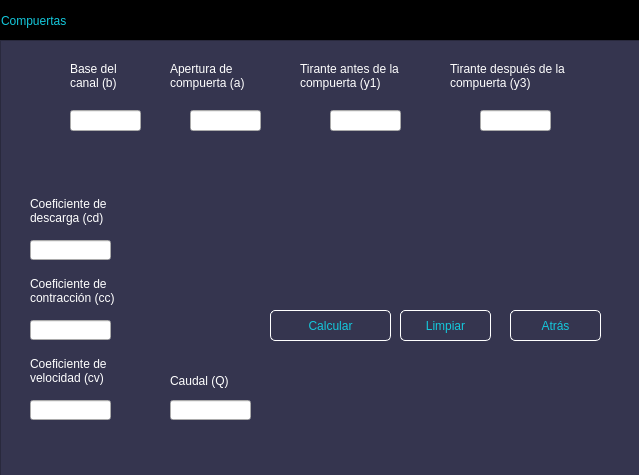
<?xml version="1.0" encoding="UTF-8"?>
<ui version="4.0">
 <class>MainWindow</class>
 <widget class="QMainWindow" name="MainWindow">
  <property name="geometry">
   <rect>
    <x>0</x>
    <y>0</y>
    <width>639</width>
    <height>475</height>
   </rect>
  </property>
  <property name="windowTitle">
   <string>MainWindow</string>
  </property>
  <widget class="QWidget" name="centralwidget">
   <widget class="QFrame" name="frame_superior">
    <property name="geometry">
     <rect>
      <x>0</x>
      <y>0</y>
      <width>641</width>
      <height>42</height>
     </rect>
    </property>
    <property name="styleSheet">
     <string notr="true">QFrame{
background-color:rgb(0, 0, 0);
}

QPushButton{
background-color: #000000ff;
border-radius:20px;
}

QPushButton:hover{
background-color:rgb(53, 53, 79);
border-radius:20px;
}</string>
    </property>
    <property name="frameShape">
     <enum>QFrame::StyledPanel</enum>
    </property>
    <property name="frameShadow">
     <enum>QFrame::Raised</enum>
    </property>
    <layout class="QHBoxLayout" name="horizontalLayout">
     <property name="spacing">
      <number>0</number>
     </property>
     <property name="leftMargin">
      <number>0</number>
     </property>
     <property name="topMargin">
      <number>0</number>
     </property>
     <property name="rightMargin">
      <number>0</number>
     </property>
     <property name="bottomMargin">
      <number>0</number>
     </property>
     <item>
      <widget class="QLabel" name="label">
       <property name="styleSheet">
        <string notr="true">font:87 12pt&quot;Arial Black&quot;;
color:rgb(20,200,220);</string>
       </property>
       <property name="text">
        <string>Compuertas</string>
       </property>
      </widget>
     </item>
     <item>
      <spacer name="horizontalSpacer">
       <property name="orientation">
        <enum>Qt::Horizontal</enum>
       </property>
       <property name="sizeHint" stdset="0">
        <size>
         <width>368</width>
         <height>20</height>
        </size>
       </property>
      </spacer>
     </item>
     <item>
      <widget class="QPushButton" name="bt_minimizar">
       <property name="minimumSize">
        <size>
         <width>40</width>
         <height>40</height>
        </size>
       </property>
       <property name="text">
        <string/>
       </property>
       <property name="icon">
        <iconset>
         <normaloff>Imágenes/minimizar.png</normaloff>Imágenes/minimizar.png</iconset>
       </property>
       <property name="iconSize">
        <size>
         <width>30</width>
         <height>30</height>
        </size>
       </property>
      </widget>
     </item>
     <item>
      <widget class="QPushButton" name="bt_cerrar">
       <property name="minimumSize">
        <size>
         <width>40</width>
         <height>40</height>
        </size>
       </property>
       <property name="text">
        <string/>
       </property>
       <property name="icon">
        <iconset>
         <normaloff>Imágenes/cerrar2.png</normaloff>Imágenes/cerrar2.png</iconset>
       </property>
       <property name="iconSize">
        <size>
         <width>30</width>
         <height>30</height>
        </size>
       </property>
      </widget>
     </item>
    </layout>
   </widget>
   <widget class="QFrame" name="frame">
    <property name="geometry">
     <rect>
      <x>0</x>
      <y>40</y>
      <width>641</width>
      <height>441</height>
     </rect>
    </property>
    <property name="styleSheet">
     <string notr="true">QFrame{
background-color:rgb(53,53,79);
}

QPushButton{
font:87 12pt&quot;Arial Black&quot;;
background-color:#000000ff;
color:rgb(20,200,220);
border-radius:5px;
border:1px solid white;
}


QPushButton:hover{
background-color:black;
}</string>
    </property>
    <property name="frameShape">
     <enum>QFrame::StyledPanel</enum>
    </property>
    <property name="frameShadow">
     <enum>QFrame::Raised</enum>
    </property>
    <widget class="QLabel" name="label_3">
     <property name="geometry">
      <rect>
       <x>70</x>
       <y>10</y>
       <width>71</width>
       <height>51</height>
      </rect>
     </property>
     <property name="styleSheet">
      <string notr="true">font:87 10pt&quot;Arial Black&quot;;
color:rgb(255,255,255);</string>
     </property>
     <property name="text">
      <string>Base del canal (b)</string>
     </property>
     <property name="wordWrap">
      <bool>true</bool>
     </property>
    </widget>
    <widget class="QLabel" name="label_4">
     <property name="geometry">
      <rect>
       <x>170</x>
       <y>10</y>
       <width>111</width>
       <height>51</height>
      </rect>
     </property>
     <property name="styleSheet">
      <string notr="true">font:87 10pt&quot;Arial Black&quot;;
color:rgb(255,255,255);</string>
     </property>
     <property name="text">
      <string>Apertura de compuerta (a)</string>
     </property>
     <property name="wordWrap">
      <bool>true</bool>
     </property>
    </widget>
    <widget class="QLineEdit" name="Base">
     <property name="geometry">
      <rect>
       <x>70</x>
       <y>70</y>
       <width>71</width>
       <height>21</height>
      </rect>
     </property>
    </widget>
    <widget class="QLineEdit" name="Apertura">
     <property name="geometry">
      <rect>
       <x>190</x>
       <y>70</y>
       <width>71</width>
       <height>21</height>
      </rect>
     </property>
    </widget>
    <widget class="QLineEdit" name="Tirantey1">
     <property name="geometry">
      <rect>
       <x>330</x>
       <y>70</y>
       <width>71</width>
       <height>21</height>
      </rect>
     </property>
    </widget>
    <widget class="QLabel" name="label_6">
     <property name="geometry">
      <rect>
       <x>170</x>
       <y>330</y>
       <width>81</width>
       <height>21</height>
      </rect>
     </property>
     <property name="styleSheet">
      <string notr="true">font:87 10pt&quot;Arial Black&quot;;
color:rgb(255,255,255);</string>
     </property>
     <property name="text">
      <string>Caudal (Q)</string>
     </property>
    </widget>
    <widget class="QLineEdit" name="Caudal">
     <property name="geometry">
      <rect>
       <x>170</x>
       <y>360</y>
       <width>81</width>
       <height>20</height>
      </rect>
     </property>
    </widget>
    <widget class="QLineEdit" name="Cd">
     <property name="geometry">
      <rect>
       <x>30</x>
       <y>200</y>
       <width>81</width>
       <height>20</height>
      </rect>
     </property>
    </widget>
    <widget class="QPushButton" name="Calcular">
     <property name="geometry">
      <rect>
       <x>270</x>
       <y>270</y>
       <width>121</width>
       <height>31</height>
      </rect>
     </property>
     <property name="text">
      <string>Calcular</string>
     </property>
    </widget>
    <widget class="QPushButton" name="Limpiar">
     <property name="geometry">
      <rect>
       <x>400</x>
       <y>270</y>
       <width>91</width>
       <height>31</height>
      </rect>
     </property>
     <property name="text">
      <string>Limpiar</string>
     </property>
    </widget>
    <widget class="QPushButton" name="Atras">
     <property name="geometry">
      <rect>
       <x>510</x>
       <y>270</y>
       <width>91</width>
       <height>31</height>
      </rect>
     </property>
     <property name="text">
      <string>Atrás</string>
     </property>
    </widget>
    <widget class="QLabel" name="Imagen">
     <property name="geometry">
      <rect>
       <x>240</x>
       <y>120</y>
       <width>371</width>
       <height>131</height>
      </rect>
     </property>
     <property name="styleSheet">
      <string notr="true">font:87 10pt&quot;Arial Black&quot;;
color:rgb(255,255,255);</string>
     </property>
     <property name="text">
      <string/>
     </property>
     <property name="pixmap">
      <pixmap>Imágenes/Compuerta.png</pixmap>
     </property>
     <property name="scaledContents">
      <bool>true</bool>
     </property>
     <property name="wordWrap">
      <bool>true</bool>
     </property>
    </widget>
    <widget class="QLabel" name="label_5">
     <property name="geometry">
      <rect>
       <x>300</x>
       <y>10</y>
       <width>131</width>
       <height>51</height>
      </rect>
     </property>
     <property name="styleSheet">
      <string notr="true">font:87 10pt&quot;Arial Black&quot;;
color:rgb(255,255,255);</string>
     </property>
     <property name="text">
      <string>Tirante antes de la compuerta (y1)</string>
     </property>
     <property name="wordWrap">
      <bool>true</bool>
     </property>
    </widget>
    <widget class="QLabel" name="label_9">
     <property name="geometry">
      <rect>
       <x>450</x>
       <y>10</y>
       <width>141</width>
       <height>51</height>
      </rect>
     </property>
     <property name="styleSheet">
      <string notr="true">font:87 10pt&quot;Arial Black&quot;;
color:rgb(255,255,255);</string>
     </property>
     <property name="text">
      <string>Tirante después de la compuerta (y3)</string>
     </property>
     <property name="wordWrap">
      <bool>true</bool>
     </property>
    </widget>
    <widget class="QLineEdit" name="Tirantey3">
     <property name="geometry">
      <rect>
       <x>480</x>
       <y>70</y>
       <width>71</width>
       <height>21</height>
      </rect>
     </property>
    </widget>
    <widget class="QLabel" name="label_7">
     <property name="geometry">
      <rect>
       <x>30</x>
       <y>150</y>
       <width>111</width>
       <height>41</height>
      </rect>
     </property>
     <property name="styleSheet">
      <string notr="true">font:87 10pt&quot;Arial Black&quot;;
color:rgb(255,255,255);</string>
     </property>
     <property name="text">
      <string>Coeficiente de descarga (cd)</string>
     </property>
     <property name="wordWrap">
      <bool>true</bool>
     </property>
    </widget>
    <widget class="QLabel" name="label_8">
     <property name="geometry">
      <rect>
       <x>30</x>
       <y>230</y>
       <width>121</width>
       <height>41</height>
      </rect>
     </property>
     <property name="styleSheet">
      <string notr="true">font:87 10pt&quot;Arial Black&quot;;
color:rgb(255,255,255);</string>
     </property>
     <property name="text">
      <string>Coeficiente de contracción (cc)</string>
     </property>
     <property name="wordWrap">
      <bool>true</bool>
     </property>
    </widget>
    <widget class="QLineEdit" name="Cc">
     <property name="geometry">
      <rect>
       <x>30</x>
       <y>280</y>
       <width>81</width>
       <height>20</height>
      </rect>
     </property>
    </widget>
    <widget class="QLabel" name="label_10">
     <property name="geometry">
      <rect>
       <x>30</x>
       <y>310</y>
       <width>121</width>
       <height>41</height>
      </rect>
     </property>
     <property name="styleSheet">
      <string notr="true">font:87 10pt&quot;Arial Black&quot;;
color:rgb(255,255,255);</string>
     </property>
     <property name="text">
      <string>Coeficiente de velocidad (cv)</string>
     </property>
     <property name="wordWrap">
      <bool>true</bool>
     </property>
    </widget>
    <widget class="QLineEdit" name="Cv">
     <property name="geometry">
      <rect>
       <x>30</x>
       <y>360</y>
       <width>81</width>
       <height>20</height>
      </rect>
     </property>
    </widget>
   </widget>
  </widget>
 </widget>
 <resources/>
 <connections/>
</ui>
